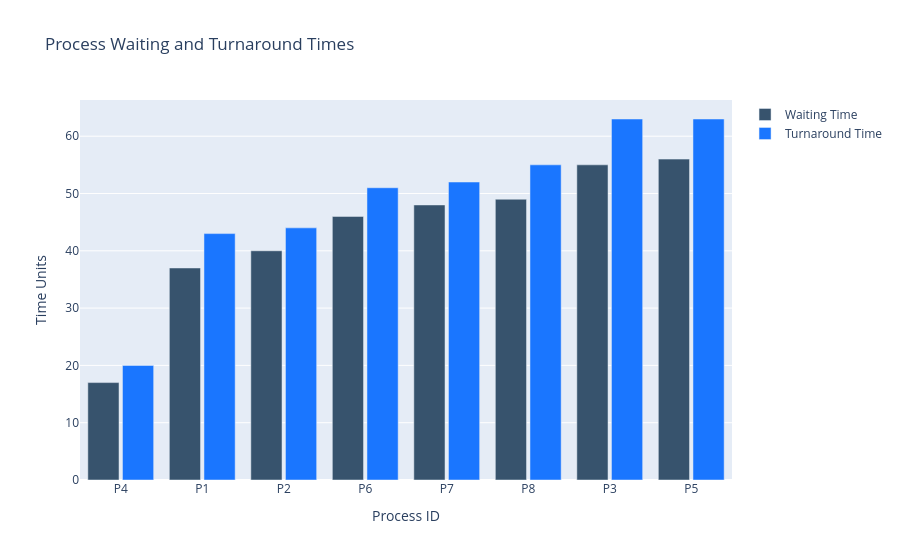

This figure's notebook cell:
### Markdown cell above
## Metrics

Visualizing the waiting times and turnaround times for the processes.

### Code cell
# Create bar chart comparing waiting times and turnaround times
fig = go.Figure()

fig.add_trace(go.Bar(
    x=results_df['Process ID'],
    y=results_df['Waiting Time'],
    name='Waiting Time',
    marker_color='rgb(55, 83, 109)'
))

fig.add_trace(go.Bar(
    x=results_df['Process ID'],
    y=results_df['Turnaround Time'],
    name='Turnaround Time',
    marker_color='rgb(26, 118, 255)'
))

fig.update_layout(
    title='Process Waiting and Turnaround Times',
    xaxis_title='Process ID',
    yaxis_title='Time Units',
    barmode='group',
    bargap=0.15,
    bargroupgap=0.1
)

fig.show()

# Print average metrics
print(f"Average Turnaround Time: {metrics['average_turnaround_time']:.2f}")
print(f"Average Waiting Time: {metrics['average_waiting_time']:.2f}")
print(f"CPU Utilization: {metrics['cpu_utilization']:.2f}%")
print(f"Context Switches: {metrics['context_switches']}")
print(f"Total Time: {metrics['execution_time']}")

### Figure 1 — Plotly figure (JSON) as saved in the notebook; plotly's stock layout.template omitted (floating-point values rounded to 4 significant figures)
{"data": [{"marker": {"color": "rgb(55, 83, 109)"}, "name": "Waiting Time", "type": "bar", "x": ["P4", "P1", "P2", "P6", "P7", "P8", "P3", "P5"], "y": [17, 37, 40, 46, 48, 49, 55, 56]}, {"marker": {"color": "rgb(26, 118, 255)"}, "name": "Turnaround Time", "type": "bar", "x": ["P4", "P1", "P2", "P6", "P7", "P8", "P3", "P5"], "y": [20, 43, 44, 51, 52, 55, 63, 63]}], "layout": {"bargap": 0.15, "bargroupgap": 0.1, "barmode": "group", "title": {"text": "Process Waiting and Turnaround Times"}, "xaxis": {"title": {"text": "Process ID"}}, "yaxis": {"title": {"text": "Time Units"}}}}
